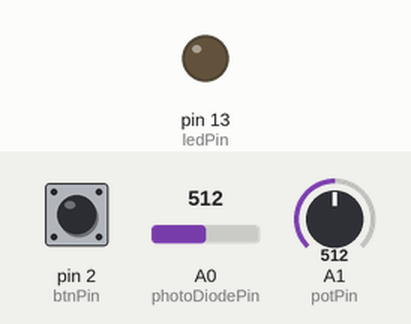
The sketch below on a simulated Arduino Uno, built with avr-gcc and run on an emulated ATmega328P. Shown: output pins drawn as LEDs (lit = HIGH). The inputs (shaded band) are chosen by the test bench; at power-on: pin 2 (btnPin) LOW, A0 (photoDiodePin) = 512, A1 (potPin) = 512. What the sketch prints to the serial monitor is not drawn.

Above: at 6.2 s.
6.3 s: pin 2 (btnPin) pulled HIGH for 0.6 s
At 7.1 s:
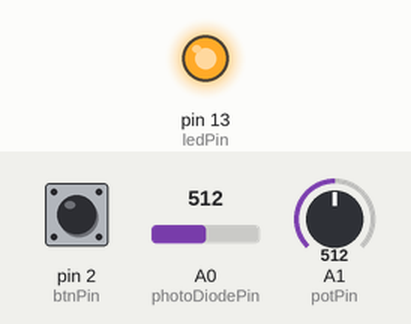
8.4 s: pin 2 (btnPin) pulled HIGH for 1 s
At 9.9 s:
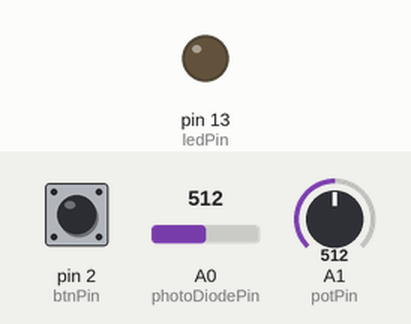
10.9 s: pin 2 (btnPin) pulled HIGH for 3.2 s
At 11.8 s:
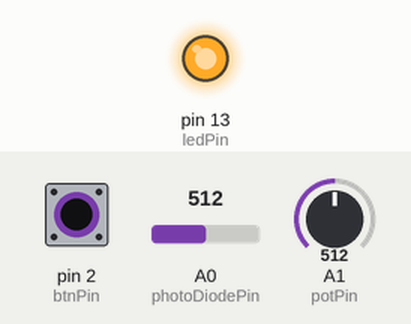
Timing chart, 0 to 13.9 s (numbered marks = the images above; inputs shaded):
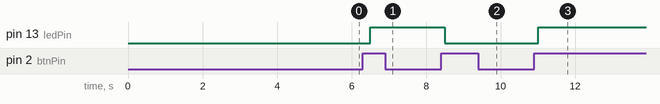

Measured:
- after the input at 6.3 s, pin 13 (ledPin): LOW → HIGH after 0.20 s
- after the input at 8.4 s, pin 13 (ledPin): HIGH → LOW after 0.11 s
- after the input at 10.9 s, pin 13 (ledPin): LOW → HIGH after 0.11 s

The sketch:

oled-calibrate-interrupt.ino
```cpp
/*
  Hallo Andreas,
  hier findest du das letzte Script. Es kombiniert Display,
  Interrupt und die Kalibrieren-Funktion.

  Aufbau:
  Taster    - Pin 2  (Interrupt 0) (10kOhm Widerstand)
  LED       - Pin 13 (samt eingebautem Vorwiderstand)
  Fotodiode - A0     (samt 10kOhm Widerstand)
  Poti      - A1     (= regelbarer Widerstand 0 - 10 kOhm)
  OLED      - SCL -> A5, SDA -> A4

  2022, Michael Reichart
  copyleft CC BY-NC-SA
*/

// - - - - - - - - - -
// Einbinden von installierten Bibliotheken
// - - - - - - - - - -
#include <Arduino.h>
// - - - - -

// - - - - - - - - - -
// Global declarations
// - - - - -
const unsigned int photoDiodePin = A0;

unsigned int     potPin = A1;
unsigned int     potValue;

unsigned int     counter = 0;

unsigned int     ledPin = 13;
unsigned int     btnPin = 2; // Interrupt pin!
boolean          ledState = LOW;
volatile boolean btnState = LOW; // Volatile: interrupt-able variable!

unsigned int     calibrationValue = 0;
// - - - - -


// - - - - - - - - - -
// Calibration as an own function
// return type - function name - arguments - code
// - - - - -
long calibratePhotoDiode (unsigned int myAnalogPin) {

  // Local variables for this function
  unsigned int  calibrationDuration = 5000;
  unsigned long calibrationStart = millis();
  unsigned int  calibrationAverageValue = 0;
  unsigned long photoDiodeSum = 0;
  unsigned long counter = 0;

  // Measurements for an certain amount of time
  do {
    photoDiodeSum  += analogRead(myAnalogPin);

    Serial.println(analogRead(myAnalogPin));
    counter++;
  } while ( millis() - calibrationStart <= calibrationDuration );

  calibrationAverageValue = photoDiodeSum / counter;

  // Return the average value
  return calibrationAverageValue;
}

// - - - - - - - - - -
// An interrupt function
// - - - - -
void changeBtnState() {
  btnState = !btnState;
}
// - - - - -


void setup() {
  // - - - - - - - - - -
  // Attach interrupts
  // pin2 => interrupt pin 0
  // pin3 => interrupt pin 1
  // - - - - - - - - - -
  attachInterrupt(0, changeBtnState, RISING);


  Serial.begin(115200);
  // - - - - -
  pinMode(ledPin, OUTPUT);

  potValue = analogRead(potPin);


  // - - - - - - - - - -
  // Call the calibration method
  //    -> measurements for 5 seconds
  // - - - - -
  Serial.println("Calibration starts ... (5 seconds)");
  calibrationValue = calibratePhotoDiode(A0);
  Serial.print("Calibration average: ");
  Serial.print(calibrationValue);
  Serial.println();
}

void loop() {
  potValue = analogRead(potPin);
  ledState = btnState;
  digitalWrite(ledPin, ledState);

  Serial.print(potValue);
  Serial.println();

  delay(500);
}
```
